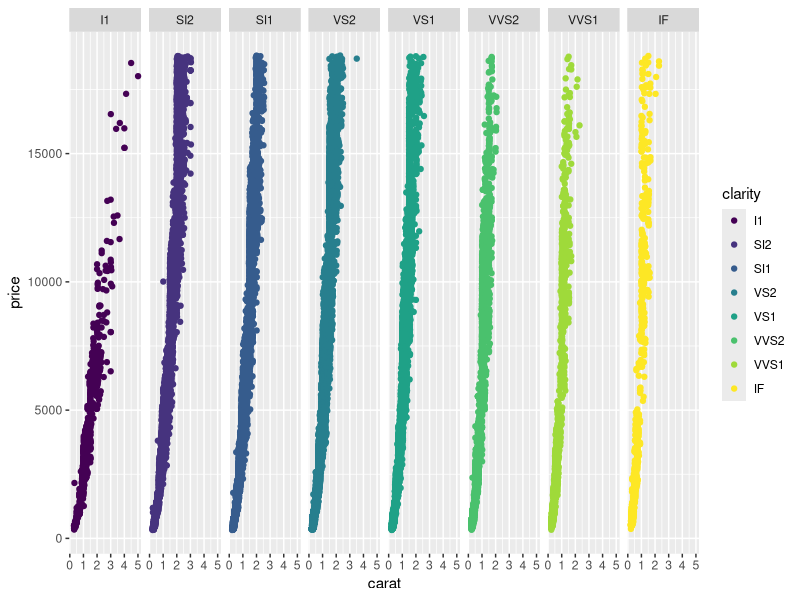
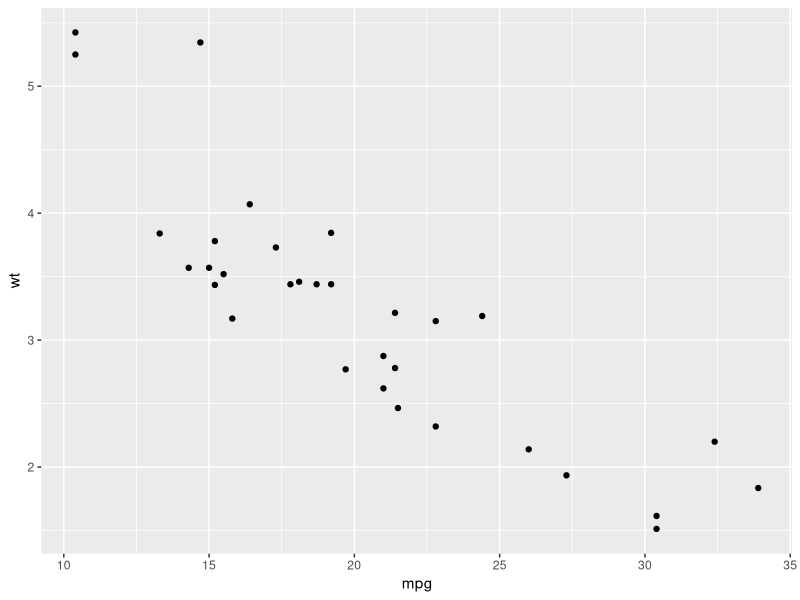
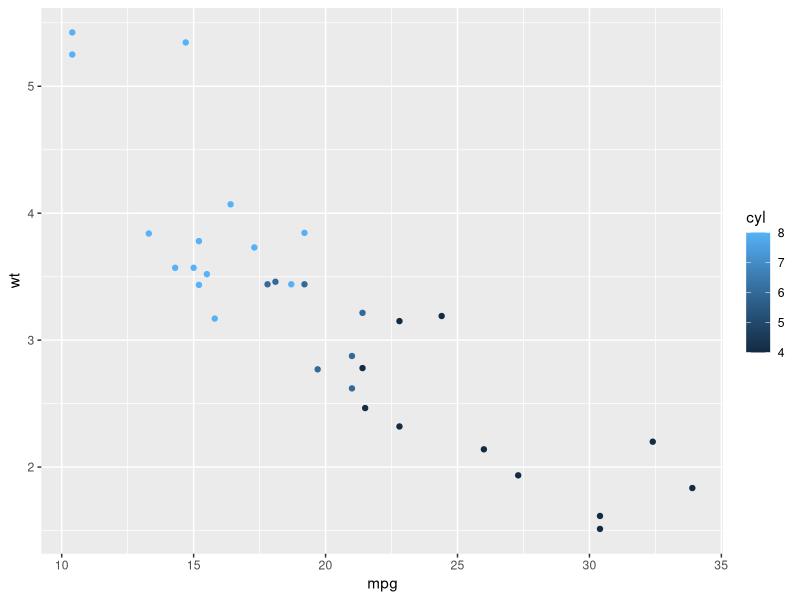
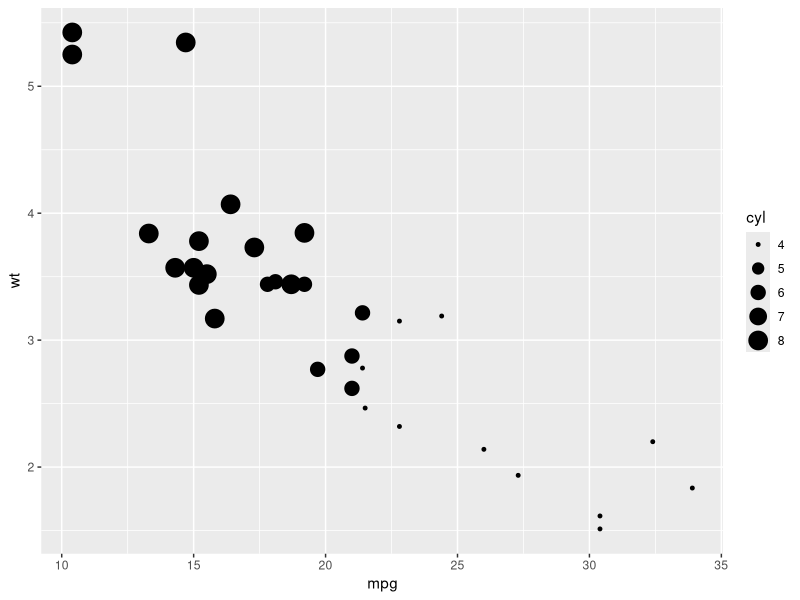
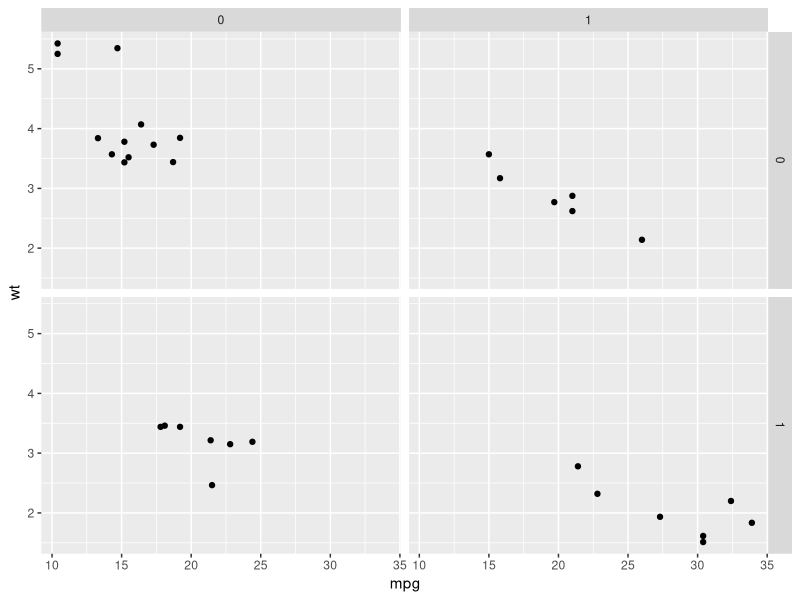
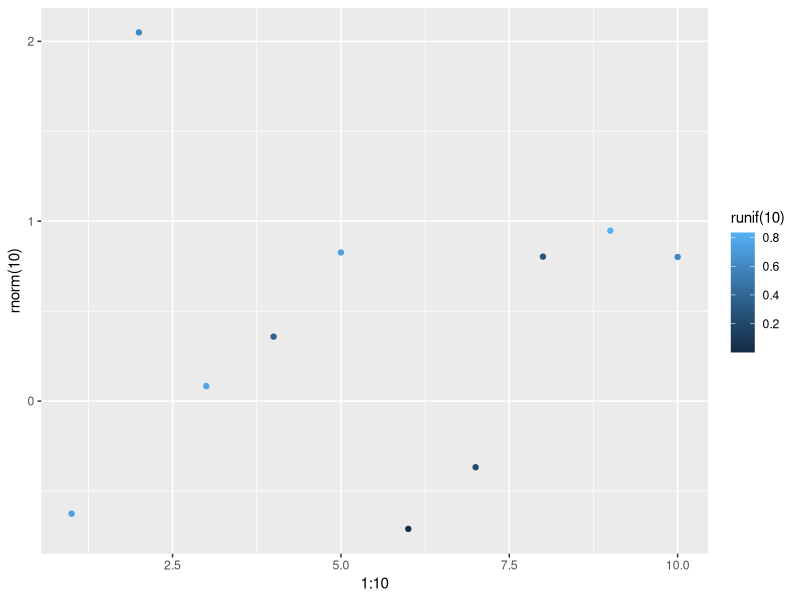
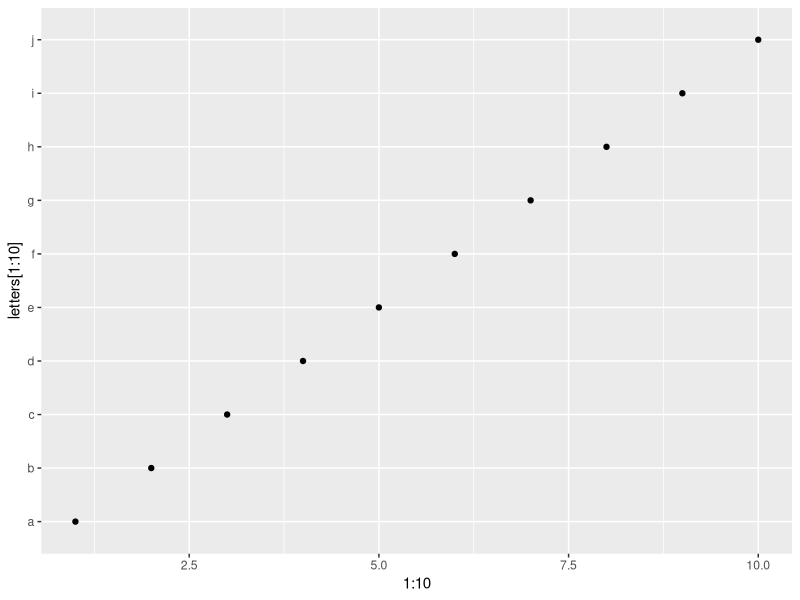
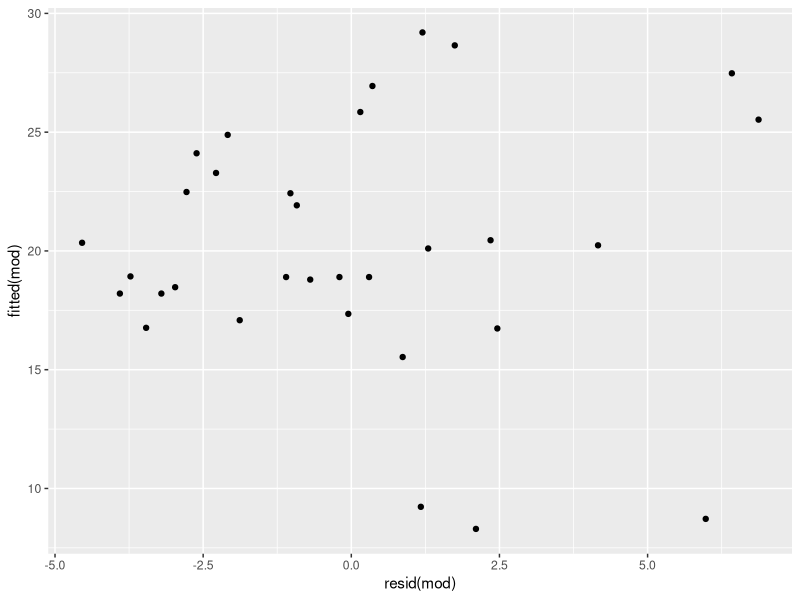

These figures' R source, in order:


#packages are groups of functions
#often designed to deal with certain tasks or unique types of data
#Note: the directory where packages are stored is called a Library

# https://cran.r-project.org is where many R packages are available
#first we install
install.packages("ggplot2")
#next we activate
library(ggplot2) #note that Library is just a function here, not where the item is

#example of what's possible
qplot( carat, price,data=diamonds, colour=clarity, facets=.~clarity)
?qplot
#FROM HELP
# Use data from data.frame
qplot(mpg, wt, data = mtcars)
qplot(mpg, wt, data = mtcars, colour = cyl)
qplot(mpg, wt, data = mtcars, size = cyl)
qplot(mpg, wt, data = mtcars, facets = vs ~ am)


qplot(1:10, rnorm(10), colour = runif(10))
qplot(1:10, letters[1:10])
mod <- lm(mpg ~ wt, data = mtcars)
qplot(resid(mod), fitted(mod))

f <- function() {
  a <- 1:10
  b <- a ^ 2
  qplot(a, b)
}
f()

# To set aesthetics, wrap in I()
qplot(mpg, wt, data = mtcars, colour = I("red"))

# qplot will attempt to guess what geom you want depending on the input
# both x and y supplied = scatterplot
qplot(mpg, wt, data = mtcars)
# just x supplied = histogram
qplot(mpg, data = mtcars)
# just y supplied = scatterplot, with x = seq_along(y)
qplot(y = mpg, data = mtcars)

# Use different geoms
qplot(mpg, wt, data = mtcars, geom = "path")
qplot(factor(cyl), wt, data = mtcars, geom = c("boxplot", "jitter"))
qplot(mpg, data = mtcars, geom = "dotplot")
